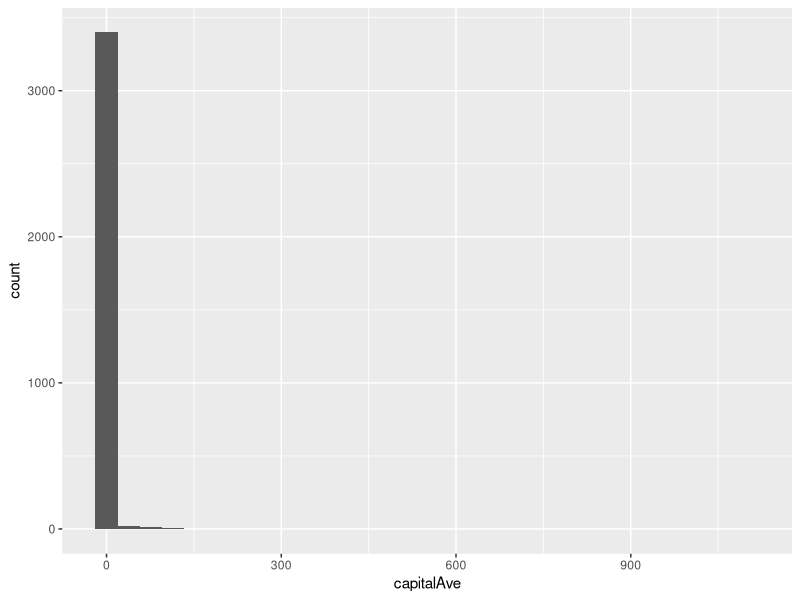

Reproduce this figure in R. (Note: this script raises an error after producing the figure.)
library(caret)
library(kernlab)
data(spam)  # spam email database from kernlab

# Split training and testing dataset
inTrain <- createDataPartition(y = spam$type, p = 0.75, list = F)
training <- spam[inTrain, ]
testing <- spam[-inTrain, ]

ggplot(training, aes(capitalAve)) + geom_histogram()

# Normalization
# Z-score mean=0, sd=1
ntrainCapAve <- zscorenorm(training$capitalAve)
# default caret::preProcess
preObj <- preProcess(training[, -58], method = c("center", "scale"))
ntrainCapAve <- predict(preObj, training[, -58])$capitalAve
mean(ntrainCapAve)

ntestCapAve <- predict(preObj, testing[, -58])$capitalAve
mean(ntestCapAve)

# Apply preProcess directly in model fitting
modelFit <- train(type ~ ., data = training, preProcess=c("center", "scale"), method = "glm")
modelFit


# Imputing Data, how to handle NAs
preObj <- preProcess(training[, -58], method = "knnImpute")  # use knnImpute method

# PCA
M <- abs(cor(training[, -58]))
diag(M) <- 0
which(M > 0.8, arr.ind = T)
names(spam)[c(34, 32)]
plot(spam[, 34], spam[, 32])
# weighted combination
X <- 0.71 * training$num415 + 0.71 * training$num857
Y <- 0.71 * training$num415 - 0.71 * training$num857
plot(X, Y)

# prcomp
smallSpam <- spam[, c(34, 32)]
prComp <- prcomp(smallSpam)
plot(prComp$x[, 1], prComp$x[, 2])
prComp$rotation
# apply PCA on all SPAM data
typeColor <- ((spam$type == "spam") * 1 + 1)
prComp <- prcomp(log10(spam[, -58] + 1))
plot(prComp$x[, 1], prComp$x[, 2], col=typeColor, xlab="PC1", ylab="PC2")

preProc <- preProcess(log10(spam[, -58] + 1), method="pca", pcaComp = 2)
spamPC <- predict(preProc, log10(spam[, -58] + 1))
plot(spamPC[, 1], spamPC[, 2], col=typeColor)

# Preprocessing training dataset with PCA
preProc <- preProcess(log10(training[, -58] + 1), method = "pca", pcaComp = 2)
trainPC <- predict(preProc, log10(training[, -58] + 1))
# train training dataset(after preprocessing) with method glm
modelFit <- train(training$type ~ ., method = "glm", data = trainPC)
# testing dataset also needs preprocessing with PCA
testPC <- predict(preProc, log10(testing[, -58] + 1))
# confusion matrix for evaluation caret
confusionMatrix(testing$type, predict(modelFit, testPC))

# Alternative to preprocess-train-modelfit
modelFit <- train(training$type ~ ., metho="glm", preProcess="pca", data=training)
confusionMatrix(testing$type, predict(modelFit, testing))
